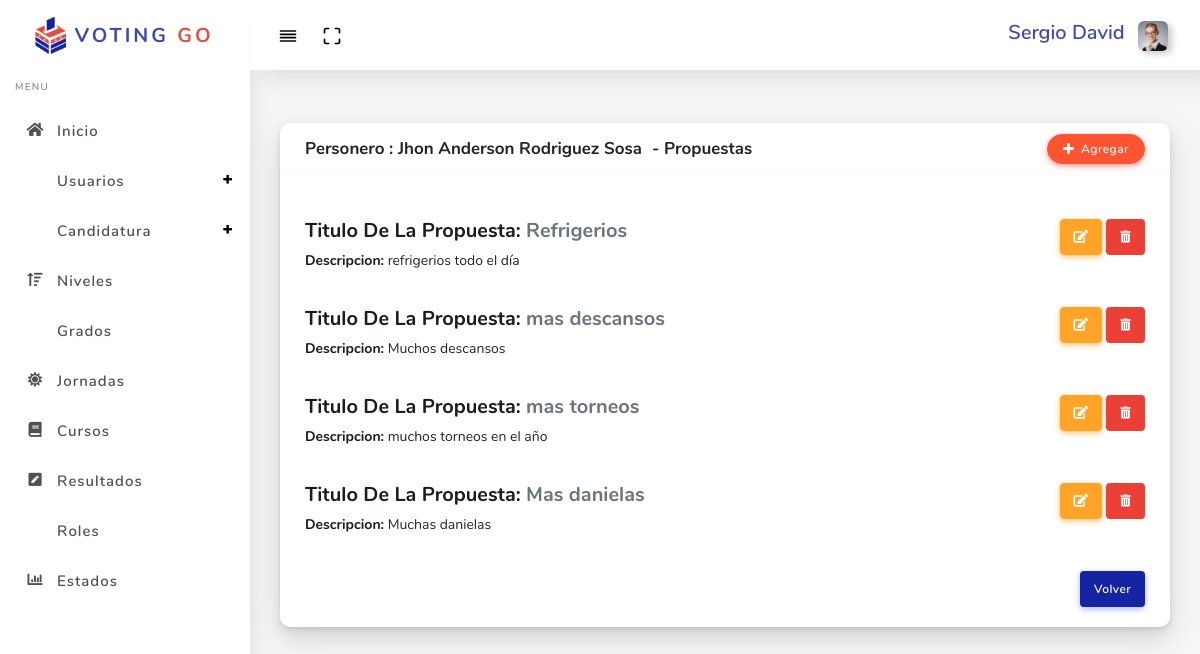
Page /?controller=candidacy&method=getByIdProposal&id=1 (signed in) on the committed database.
### tables this page shows
CREATE TABLE `candidacies` (
  `id` int(11) NOT NULL,
  `photo` blob DEFAULT NULL,
  `candidatetype_idfk` int(11) NOT NULL,
  `studentlist_idfk` int(11) NOT NULL,
  `id_statusfk` int(11) NOT NULL
);

CREATE TABLE `candidate_types` (
  `id` int(11) NOT NULL,
  `candidatetype_name` varchar(20) NOT NULL
);

CREATE TABLE `proposals` (
  `id` int(11) NOT NULL,
  `proposal_tittle` varchar(30) NOT NULL,
  `proposal_description` varchar(200) NOT NULL,
  `candidacy_idfk` int(11) NOT NULL
);

### models/Candidacy.php (called while the page is built, shortened)
<?php
	class Candidacy
	{
		private $pdo;
		public function __construct()
		{
			try {
				$this->pdo = new Database;
			} catch(PDOException $e) {
				die($e->getMessage());
			}
		}
		public function getProposalById($id)
		{
			try {
				$strSql = "SELECT CONCAT(u.name,' ', u.last_name) as student, ct.candidatetype_name, c.id as id_candidato, p.proposal_tittle,p.proposal_description, p.id as pId FROM users u
					INNER JOIN student_listing sl ON sl.user_idfk=u.id
					INNER JOIN candidacies c ON c.studentlist_idfk=sl.id
					INNER JOIN candidate_types ct ON ct.id=c.candidatetype_idfk
					INNER JOIN proposals p ON p.candidacy_idfk=c.id
					WHERE c.id = :id";
				$arrayData = ['id' => $id];
				$query = $this->pdo->select($strSql, $arrayData);
				return $query;
			} catch(PDOException $e) {
				die($e->getMessage());
			}
		}
		public function getCandidacyPById($id)
		{
			try {
				$strSql = "SELECT CONCAT(u.name,' ', u.last_name) as student, ct.candidatetype_name, c.id as id_candidato FROM users u
					INNER JOIN student_listing sl ON sl.user_idfk=u.id
                    INNER JOIN candidacies c ON c.studentlist_idfk=sl.id
        			INNER JOIN candidate_types ct ON ct.id=c.candidatetype_idfk
					WHERE c.id=:id";
				$arrayData = ['id' => $id];
				$query = $this->pdo->select($strSql, $arrayData);
				return $query;
			} catch(PDOException $e) {
				die($e->getMessage());
			}
		}
	}

### providers/Database.php (called while the page is built, shortened)
<?php
class Database extends PDO
{
	public function select($strSql, $arrayData = array(), $fetchMode = PDO::FETCH_OBJ)
	{
		$query = $this->prepare($strSql);
		foreach ($arrayData as $key => $value) {
			$query->bindParam(":$key", $value);
		}
		if(!$query->execute()) {
			echo "Error, la Consulta no se Realizó";
		} else {
			return $query->fetchAll($fetchMode);
		}
	}
}

### views/candidacy/showProposal.php (the view, shortened to what this page needs)
<link rel="stylesheet" href="assets/css/estilos.css">
<div class="main-content">
  <section class="section">
    <div class="card">
                  <div class="card-header">
                    <h4><?php echo $candidateP[0]->candidatetype_name;?> : <?php echo $candidateP[0]->student;?></h4>
                    <h4> - Propuestas</h4>
                    <button type="button" class="btn btn-icon icon-left btn-danger ml-auto" data-toggle="modal" data-target="#basicModal"><i class="fas fa-plus"></i> Agregar</button>
                  </div>
                  <div class="card-body mt-4">
                    <?php if (!empty($data)) {
                     ?>
                          <?php foreach ($data as $dat) :?>
                    <ul class="list-unstyled">
                      <li class="media">
                        <div class="media-body">
                          <h5 class="mt-0 mb-1"><span class="text-dark">Titulo De La Propuesta:</span> <?php echo $dat->proposal_tittle; ?></h5>
                          <p><span class="text-dark font-weight-bold">Descripcion:</span> <?php echo $dat->proposal_description; ?></p>
                        </div>
                         <span data-toggle="tooltip" data-placement="right" title="Editar Propuesta">
                      <a href="?controller=candidacy&method=editProposal&id=<?php echo $dat->pId ?>" type="button" data-toggle="modal" data-target="#basicModal<?php echo $dat->pId ?>" class="btn btn-warning btn-md mr-1"><i class="fas fa-edit"></i></a>
                      </span>
                      <span data-toggle="tooltip" data-placement="right" title="Eliminar Propuesta">
                      <a href="?controller=candidacy&method=deleteProposal&id=<?php echo $dat->pId ?>" type="button" class="btn btn-icon" style="background-color: #ea4038; color: #fff;"><i class="fas fa-trash-alt"></i></a>
                      </span>
                      </li>
                    </ul>
                          <?php endforeach?>
                    <?php
                    }else{
                    ?>
                    <h1>No Hay Propuestas</h1>
                    <?php
                    } ?>
                          <a href="?controller=candidacy" type="button" class="btn btn-primary float-right">Volver </a>
                  </div>
                </div>
              </div>
<?php foreach ($data as $dat) : ?>
<?php
  include 'modalEditPropuesta.php';
?>
<?php endforeach ?>

### index.php (shortened to what this page needs)
<?php
	require 'providers/Database.php';
	$controller = 'LoginController';
	if(!isset($_REQUEST['controller'])) {
		require "controllers/" . $controller . ".php";
		$controller = ucwords($controller);
		$controller = new $controller;
		$controller->index();
	} else {
		$method = isset($_REQUEST['method']) ? $_REQUEST['method'] : 'index';
		$controller = new $controller;
		call_user_func(array($controller, $method));
	}
?>

### controllers/CandidacyController.php (shortened to what this page needs)
<?php
	require 'models/Candidacy.php';
	class CandidacyController
	{
		private $model;
		public function __construct()
		{
			$this->model = new Candidacy;
		}
		public function getByIdProposal()
		{
			if(isset($_REQUEST['id'])) {
				$id = $_REQUEST['id'];
                $data = $this->model->getProposalById($id);
                $candidateP = $this->model->getCandidacyPById($id);
                require 'views/layout.php';
                require 'views/candidacy/showProposal.php';
			} else {
				echo "Error";
			}
		}
	}

### views/layout.php (shortened to what this page needs)
<?php
 if (isset($_SESSION['user'])) {
?>
<!DOCTYPE html>
<html lang="en">
<head>
  <link rel="stylesheet" href="assets/css/app.min.css">
  <link rel="stylesheet" href="assets/css/style.css">
  <link rel="stylesheet" href="assets/css/components.css">
  <link rel="stylesheet" href="assets/css/style2.css">
  <link rel="stylesheet" href="assets/css/custom.css">
</head>
<body>
  <div id="app">
    <div class="main-wrapper main-wrapper-1">
      <div class="navbar-bg"></div>
      <nav class="navbar navbar-expand-lg main-navbar sticky">
        <div class="form-inline mr-auto">
          <ul class="navbar-nav mr-3">
            <li><a href="#" data-toggle="sidebar" class="nav-link nav-link-lg
									collapse-btn"> <i data-feather="align-justify"></i></a></li>
            <li><a href="#" class="nav-link nav-link-lg fullscreen-btn">
                <i data-feather="maximize"></i>
              </a></li>
          </ul>
        </div>
        <ul class="navbar-nav navbar-right">
          <li class="dropdown"><a href="#" data-toggle="dropdown"
              class="nav-link dropdown-toggle nav-link-lg nav-link-user"><span class="color11"><?php echo $_SESSION['user']->name ?></span> <img alt="image" src="assets/img/user.png"
                class="user-img-radious-style"> <span class="d-sm-none d-lg-inline-block"></span></a>
          </li>
        </ul>
      </nav>
      <div class="main-sidebar sidebar-style-2">
        <aside id="sidebar-wrapper">
          <div class="sidebar-brand">
            <a href="?controller=home"> <img alt="image" src="assets/img/logoo.png" class="header-logo"/><span
                class="logo-name">Voting <span class="color1">GO</span></span>
            </a>
          </div>
          <ul class="sidebar-menu">
            <li class="menu-header">Menu</li>
          <?php
          if($_SESSION['user']->rol == 'Administrador') {
          ?>
            <li class="dropdown">
              <a href="?controller=home" class="nav-link"><i class="fas fa-home color"></i><span class="color">Inicio</span></a>
            </li>
            <li class="dropdown">
              <a href="#" class="menu-toggle nav-link  has-dropdown"><i class="fas fa-book-reader color"></i><span class="color">Usuarios</span></a>
            </li>
            <li class="dropdown">
              <a href="#" class="menu-toggle nav-link  has-dropdown"><i class="fas fa-book-reader color"></i><span class="color">Candidatura</span></a>
            </li>
            <li class="dropdown">
              <a href="?controller=level" class="nav-link"><i class="fas fa-sort-amount-up color"></i><span class="color">Niveles</span></a>
            </li>
            <li class="dropdown">
              <a href="?controller=grade" class="nav-link"><i class="fas fa-clipboard-list color"></i><span class="color">Grados</span></a>
            </li>
            <li class="dropdown">
              <a href="?controller=wday" class="nav-link"><i class="fas fa-sun color"></i><span class="color">Jornadas</span></a>
            </li>
            <li class="dropdown">
              <a href="?controller=Course" class="nav-link"><i class="fas fa-book color"></i><span class="color">Cursos</span></a>
            </li>
            <li class="dropdown">
              <a href="?controller=results" class="nav-link"><i class="fas fa-pen-square color"></i><span class="color">Resultados</span></a>
            </li>
            <li class="dropdown">
              <a href="?controller=role" class="nav-link"><i class="fas fa-user-cog color"></i><span class="color">Roles</span></a>
            </li>
            <li class="dropdown">
              <a href="?controller=status" class="nav-link"><i class="fas fa-chart-bar color"></i><span class="color">Estados</span></a>
            </li>
          <?php
          }else{
                header ('location: voting');
              }
            ?>
          </ul>
        </aside>
      </div>
          </div>
      </div>
</body>
</html>
<?php
}else{
  header ('location: ?controller=login&method=indexLogin');
}

### views/candidacy/modalEditPropuesta.php (shortened to what this page needs)
<link rel="stylesheet" href="assets/css/estilos.css">

### assets/css/style2.css (style rules this page uses)
.logo-name { color: #3E4AB2; }
.color1 { margin-right: 10px; color: #e84c3d; font-size: 20px; }
.color11 { margin-right: 10px; color: #3E4AB2; font-size: 20px; transition: 0.5s; }
.color { color:#515151; transition: 0.8s; }

### rows in the picture
candidacies: candidatetype_idfk.candidatetype_name "Personero"
candidate_types: proposals.proposal_tittle "Refrigerios", proposals.proposal_description "refrigerios todo el día", proposals.proposal_tittle "mas descansos", proposals.proposal_description "Muchos descansos", proposals.proposal_tittle "mas torneos", proposals.proposal_description "muchos torneos en el año", proposals.proposal_tittle "Mas danielas", proposals.proposal_description "Muchas danielas"

### other values in the picture
$_SESSION['user']->name "Sergio David"
$candidateP[0]->student "Jhon Anderson Rodriguez Sosa"
